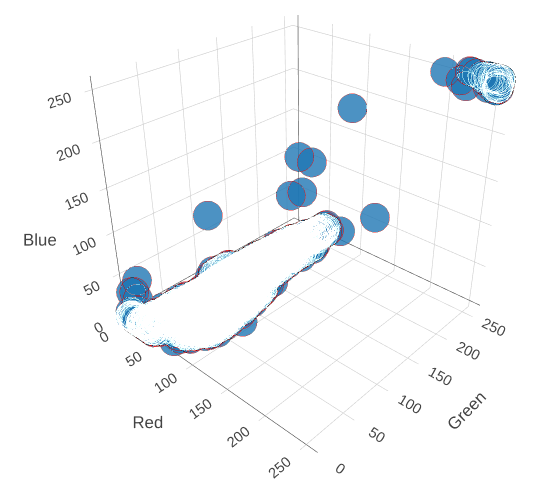
#> input picture 3d_map.png, 1100 x 996 px, given as the content of the folder /home/isaac/Documents/capstone_pics/Keyence, which was not available (shown at 1/2 size)
$ jupyter execute --allow-errors exploration_iw.ipynb   (older library calls are emulated)   (text cells are left out)
#> lines starting #> are read from the running program, lines starting #| are printed output that depends on the picture; after the words box and inside, x2 and y2 are one past the last pixel; in counts of white or black regions, pixels touching at a corner belong together; pictures that were not available may be replaced by others from this repository, and a replacement may not be noted
### functions.py
import os, re
import numpy as np
import pandas as pd
import cv2
from PIL import Image
from sklearn.cluster import KMeans
import matplotlib.pyplot as plt
import pylab


basepath = "Images"
# basepath = "/home/khalana/GitRepos/Capstone_local/Images"

# [29 lines left out: function get_data_from_filenames, not called in this run]


def load_images(file_list_or_directory,size=(1000,1000)):
    """
    file_list_or_directory:: (string, list, pd.core.series)::
                            you can give a list of full filepaths (using 'filepath' column from get data function dataframe)
                            OR a string to specify diectory
    returns: array of image arrays
    """
    images = []

    if type(file_list_or_directory) == str:
        for root, dirs, files in os.walk(file_list_or_directory, topdown=True):
            for name in files:
                mypath = os.path.join(root,name)
                img = Image.open(mypath)
                img = img.resize(size)
                arr = np.array(img).astype('uint8')
                images.append(arr)
    else:
        for file in file_list_or_directory:
            img = Image.open(file)
            img = img.resize(size)
            arr = np.array(img).astype('uint8')
            images.append(arr)
    return images


# This function transforms cartesian coordinates to polar. X is the image (has to be array)

def polar_coord(X):
    """
    X: image (array format) having cartesian polarity

    returns: the initial image transformed into polar coordinates
    """
    r = np.sqrt(((X.shape[0]/2.0)**2.0)+((X.shape[1]/2.0)**2.0)) #get radius
    X_polar = cv2.linearPolar(X,(X.shape[0]/2, X.shape[1]/2),r, cv2.WARP_FILL_OUTLIERS)
    X_polar = X_polar.astype(np.uint8)
    return(X_polar)


# This function transforms polar coordinates to cartesian. X is the image (has to be array)
# [5 lines left out: function cartesian_coord, not called in this run]


def threshold_image(img,threshold_val=50):
    """
    only keeps pixel values over "threshold_val". This helps tremendously in finding the wrinkles, and allows us to choose smaller n_cluster
    """
    timg = np.asarray(img)
    thresh = timg > threshold_val
    out = thresh * timg
    img = Image.fromarray(out)
    return img


## Newest version of get_classes function. This function takes as input an image, computes kmeans and outputs the labels and the image 'colored' by the classes.
def get_classes(img, resize=128, n_clusters=6, movie=False,threshold_val=100):

    """
    img: initial image

    returns: the labels of the pixels and the image colored by the classes
    """
    # convert into image if is array
    try:
        img = Image.fromarray(img, 'RGB')
    except:
        pass

    # keeps pixels above threshold
    img = threshold_image(img, threshold_val)

    # Resize
    if not movie:
        size=(resize, resize)
        img_resize       = img.resize(size, Image.ANTIALIAS)#resize
        img_array_resize = np.asarray(img_resize)
    else:
        reduce_factor    = 4
        size             = tuple(np.divide(img.shape[:2], reduce_factor).astype(int)) + (3,)
        img_array_resize = np.resize(img, size)


    # Reshape
    w,h,d = tuple(img_array_resize.shape)
    X     = np.reshape(img_array_resize, (w*h,d))

    # [17 lines of commented-out code are left out]
    y_axis = np.array([])
    for i in np.arange(resize):
        y_axis = np.append(y_axis, np.arange(resize))

    y_axis          = np.reshape(y_axis, (resize**2, 1))
    x_axis          = np.reshape(np.repeat(np.arange(resize), resize), (resize**2, 1))
    radial_distance = np.sqrt(np.abs(x_axis - (resize / 2))**2 + np.abs(y_axis - (resize / 2))**2)
    X               = np.append(X, radial_distance, axis=1)

    # Remove blue and green
#     X = X[:,[0, 3, 4, 5]]
#     X = X[:,3:]


    # Fit model
#     km    = KMeans(n_clusters=n_clusters, random_state=0).fit(X)
#     km = AgglomerativeClustering(n_clusters=n_clusters).fit(X)

    # Determine labels and classes
    img_array = np.asarray(img)
    w,h,d     = tuple(img_array.shape)
    labels    = [((X[:,0] > 100) * 1) & np.abs((1 - (X[:,1] / X[:,2])) < 0.75)
                & (X[:,1] < 80) & (X[:,2] < 80) & ((X[:,0]/ (X[:,1] + X[:,2])) > 1.0)] #km.labels_ #km.predict(np.reshape(img_array, (w*h, d)))el
    classes   = np.reshape(labels, size)
    classes   = np.multiply(classes, 255.0 / np.max(classes)) # Normalize

    return(labels,classes)


# This function is depracated and should not be used.
# [52 lines left out: function get_classes_old, not called in this run]


# This function takes an image as input and outputs the image 'colored' by the wrinkle class.
def get_wrinkle_class(img, resize=128,n_clusters=6, threshold_val=100):
	labels    = get_classes(img, resize=resize, n_clusters=n_clusters, movie=False, threshold_val=threshold_val)[0]
	img_array = np.asarray(img)
	img_array = img_array[:,:,:3]
	w,h,d     = tuple(img_array.shape)
	X         = np.reshape(img_array, (w*h,d))
	df        = pd.DataFrame(X, columns=['red', 'green', 'blue'])
	df_mean   = df.astype('int').groupby(labels).mean()

	# Find most red class
# 	df_mean['red_diff'] = (np.divide(df_mean['red'], df_mean['green']) +
# 	                       np.divide(df_mean['red'], df_mean['blue'])) / 2.0
	df_mean['red_diff'] = df_mean['red'] - df_mean['green'] - df_mean['blue']
	wrinkle_id     = np.argmax(df_mean['red_diff'])

# 	df_mean['most_red'] = (np.abs(df_mean['red'] - 90) +  np.abs(df_mean['red'] - 50) + np.abs(df_mean['blue'] - 50))
# 	wrinkle_id          = np.argmin(df_mean['most_red'])
	wrinkle_labels      = [1 if i == wrinkle_id else 0 for i in labels]

	# Plot
	wrinkle_classes     = np.reshape(wrinkle_labels, img_array.shape[:2])
	wrinkle_classes     = np.multiply(wrinkle_classes, 255.0/np.max(wrinkle_classes))

	return(wrinkle_labels,wrinkle_classes)


# [32 lines left out: functions detect_lines, plot_wrinkle_class, not called in this run]


def perc_wrinkled(img):
    wrinkle_labels,wrinkle_classes=get_wrinkle_class(img)
    return round(100*sum(np.array(wrinkle_labels)==1)/len(wrinkle_labels),2)


# [27 lines left out: function detect_lines_cy, not called in this run]

### exploration_iw.ipynb
[cell 1]
# Additional python packages
import os, urllib, io, math, warnings
import numpy as np
import pandas as pd
import matplotlib.pyplot as plt
import matplotlib.image as mpimg
from PIL import Image
from plotly.offline import download_plotlyjs, init_notebook_mode, plot, iplot
import plotly.graph_objs as go
from sklearn.cluster import KMeans, AgglomerativeClustering, DBSCAN, SpectralClustering
import scipy.misc

from functions import * # Our functions

init_notebook_mode(connected=True)

[cell 2]
images = []
names  = []
for root, dirs, files in os.walk('../final_dataset'):
    for name in files:
        mypath = os.path.join(root,name)
        img    = Image.open(mypath, mode='r')
        img    = img.resize((128,128))
        arr    = np.array(img).astype('uint8')
        images.append(arr)
        img.close()
        names.append(name.split('.')[0])

gene=[name.split('_')[0] for name in names]
days=[int(name.split('_')[1]) for name in names]
biofilm_number=[name.split('_')[2] for name in names]
dic={'label':names,'gene':gene,'days':days,'biofilm_number':biofilm_number}

df_all=pd.DataFrame.from_dict(dic)

[cell 3]
 # Sort values by unique biofilm
df_all = df_all.sort_values(by=['biofilm_number', 'gene', 'days'])
images = [images[i] for i in df_all.index.values.tolist()]
df_all = df_all.reset_index()

[cell 4]
fig = plt.figure(figsize=(15,15))
n   = 4

for i,s in enumerate(images):
    try:
        fig.add_subplot(n,n,i+1)
        plt.imshow(s)
        title = 'gene: %s | #: %s | day %d' %(df_all['gene'][i], df_all['biofilm_number'][i], df_all['days'][i])
        plt.title(title)
    except:
        pass

plt.show()

[cell 5]
def bf_size(image):
    a      = image.max(axis=2)
    tmp    = a > 30
    tmp_im = a * tmp
    return int(np.count_nonzero(tmp_im))
# [4 lines of commented-out code are left out]
def perc_wrinkled(img, biofilm_size):
    img[np.isnan(img)] = 0
    return round(np.sum(img)/biofilm_size, 4)

[cell 6]
processed_images     = [get_classes(img,threshold_val=0, resize=128, n_clusters=2)[1] for img in images]
bfsizes              = [bf_size(img) for img in images]
df_all['bf_size']    = bfsizes
perc_wrink           = [perc_wrinkled(img, bfsizes[i]) for i, img in enumerate(processed_images)]
df_all['perc_wrink'] = perc_wrink

[cell 7]
warnings.filterwarnings('ignore')

fig = plt.figure(figsize=(15,15))

n = 5

for i,s in enumerate(processed_images):
    try:
        fig.add_subplot(n,n,i+1)
        plt.imshow(s, cmap='binary')
        title =  'gene: %s | day %d' %(df_all['gene'][i],df_all['days'][i])# '%s | %d | %f ' %(df_all['gene'][i],df_all['bf_size'][i],df_all['perc_wrink'][i])
        plt.title(title)
    except:
        pass
plt.show()

[cell 8]
df    = df_all.groupby(['gene', 'days'], as_index=False).mean()
genes = df[df['days'] == 5].sort_values(by=['perc_wrink'])['gene']
data  = []
for gene in genes:
    trace = go.Scatter(
        x=df['days'][df['gene'] == gene].astype(int),
        y=df['perc_wrink'][df['gene'] == gene],
        mode='lines+markers',
        name=gene
    )
    data.append(trace)
#     break

# Edit the layout
layout = dict(xaxis = dict(title = 'Days'),
              yaxis = dict(title = 'Percent wrinkle (%)'),
              font  = dict(size = 20)
              )


fig = go.Figure(data=data, layout=layout)

iplot(fig)

[cell 9]
data  = []
day   = 5
df    = df_all.groupby(['gene', 'days'], as_index=False).mean()
genes = df[df['days'] == 5].sort_values(by=['perc_wrink'])['gene']
for gene in genes:
    trace = go.Box(
        y=df_all['perc_wrink'][(df_all['gene'] == gene) & (df_all['days'] == day)],
        boxpoints = 'all',
        name=gene
    )
    data.append(trace)

# Edit the layout
layout = dict(title = 'Percent Wrinkle by Gene on Day Five',
              yaxis = dict(title = 'Percent wrinkle (%)'),
              )


fig = go.Figure(data=data, layout=layout)

iplot(fig)

[cell 10]
images = load_images('/home/isaac/Documents/capstone_pics/Keyence', size=(128,128))
#> in load_images, img is the input picture: PIL image 1100x996 RGB; mean R, G, B 246.7, 248.6, 250.2
#> in load_images, `img = img.resize(size)`:
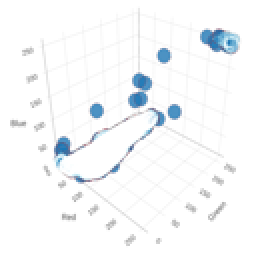
#> img: PIL image 128x128 RGB (shown 2 times larger); mean R, G, B 246.5, 248.4, 250
#> images = 1 item
images = np.array(images)

[cell 11]
f, axarr = plt.subplots(4,5,figsize=(15,15))
k=0
#> (the rest of this cell did not finish here and is left out)

[cell 12]
def get_wrinkle_class_old(img, resize=128,n_clusters=6, threshold_val=100):
    labels    = get_classes(img, resize=resize, n_clusters=n_clusters, movie=False, threshold_val=threshold_val)[0]
    img_array = np.asarray(img)
    img_array = img_array[:,:,:3]
    w,h,d     = tuple(img_array.shape)
    X         = np.reshape(img_array, (w*h,d))
    df        = pd.DataFrame(X, columns=['red', 'green', 'blue'])
    df_mean   = df.astype('int').groupby(labels).mean()

    # Find most red class
    df_mean['red_diff'] = df_mean['red'] - df_mean['green'] - df_mean['blue']
    wrinkle_id     = np.argmax(df_mean['red_diff'])
    wrinkle_labels      = [1 if i == wrinkle_id else 0 for i in labels]

    # Plot
    wrinkle_classes     = np.reshape(wrinkle_labels, img_array.shape[:2])
    wrinkle_classes     = np.multiply(wrinkle_classes, 255.0/np.max(wrinkle_classes))

    return(wrinkle_labels,wrinkle_classes)

#> (a cell that did not finish here is left out)

#> in threshold_image, `thresh = timg > threshold_val`:
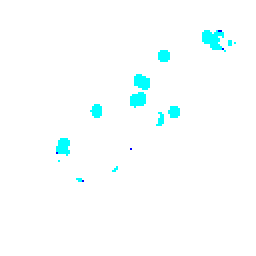
#> thresh: shape (128, 128, 3) bool (shown 2 times larger); mean R, G, B 0.978, 1, 1
#> in get_classes, `classes   = np.reshape(labels, size)`: classes: shape (128, 128) int64; every value is 0
#> in get_classes, `classes   = np.multiply(classes, 255.0 / np.max(classes))`: classes: shape (128, 128) float64; every value is NaN or infinite
#> in get_wrinkle_class_old, `df        = pd.DataFrame(X, columns=['red', 'green', 'blue'])`: df = table of 16384 rows and 3 columns
#> in get_wrinkle_class_old, `df_mean   = df.astype('int').groupby(labels).mean()`: df_mean = table of 1 rows and 3 columns
#> in get_wrinkle_class_old, `wrinkle_id     = np.argmax(df_mean['red_diff'])`: wrinkle_id = 0

f, axarr = plt.subplots(4,5 ,figsize=(15,15))
k=0
for i in range(4):
    for j in range(5):
        axarr[i,j].imshow(img_classes[k])
        k += 1

plt.savefig('wrinkle_class_multiple_old.png')

[cell 14]
def get_classes(img, resize=128, n_clusters=6, movie=False,threshold_val=100):

    """
    img: initial image

    returns: the labels of the pixels and the image colored by the classes
    """
    # convert into image if is array
    try:
        img = Image.fromarray(img, 'RGB')
    except:
        pass

    # keeps pixels above threshold
    img = threshold_image(img, threshold_val)

    # Resize
    if not movie:
        size=(resize, resize)
        img_resize       = img.resize(size, Image.ANTIALIAS)#resize
        img_array_resize = np.asarray(img_resize)
    else:
        reduce_factor    = 4
        size             = tuple(np.divide(img.shape[:2], reduce_factor).astype(int)) + (3,)
        img_array_resize = np.resize(img, size)


    # Reshape
    w,h,d = tuple(img_array_resize.shape)
    X     = np.reshape(img_array_resize, (w*h,d))

    # [17 lines of commented-out code are left out]
    y_axis = np.array([])
    for i in np.arange(resize):
        y_axis = np.append(y_axis, np.arange(resize))

    y_axis          = np.reshape(y_axis, (resize**2, 1))
    x_axis          = np.reshape(np.repeat(np.arange(resize), resize), (resize**2, 1))
    radial_distance = np.sqrt(np.abs(x_axis - (resize / 2))**2 + np.abs(y_axis - (resize / 2))**2)
    X               = np.append(X, radial_distance, axis=1)

    # Remove blue and green
#     X = X[:,[0, 3, 4, 5]]
#     X = X[:,3:]


    # Fit model
#     km    = KMeans(n_clusters=n_clusters, random_state=0).fit(X)
#     km = AgglomerativeClustering(n_clusters=n_clusters).fit(X)

    # Determine labels and classes
    img_array = np.asarray(img)
    w,h,d     = tuple(img_array.shape)
    labels    = [((X[:,0] > 100) * 1) & np.abs((1 - (X[:,1] / X[:,2])) < 0.75)
                & (X[:,1] < 80) & (X[:,2] < 80) & ((X[:,0]/ (X[:,1] + X[:,2])) > 1.0)] #km.labels_ #km.predict(np.reshape(img_array, (w*h, d)))el
    classes   = np.reshape(labels, size)
    classes   = np.multiply(classes, 255.0 / np.max(classes)) # Normalize

    return(labels,classes)

[cell 15]
img_classes=[get_classes(img,threshold_val=0, resize=128, n_clusters=2)[1] for img in images]
#> in threshold_image (call 2), `thresh = timg > threshold_val`: thresh: shape (128, 128, 3) bool; every value is 1
#> img_classes = 1 item

f, axarr = plt.subplots(4, 5,figsize=(15,15))
k=0
#> (the rest of this cell did not finish here and is left out)

#> (a cell that did not finish here is left out)

#> call 2 of get_classes, with resize = 300, n_clusters = 2, movie = False, threshold_val = 100
#> in get_classes (call 2), `img_resize       = img.resize(size, Image.ANTIALIAS)#resize`:
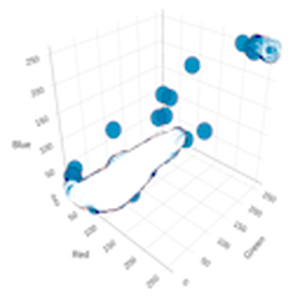
#> img_resize: PIL image 300x300 RGB; mean R, G, B 244.9, 248.2, 249.8
#> in get_classes (call 2), `classes   = np.reshape(labels, size)`: classes: shape (300, 300) int64; every value is 0
#> in get_classes (call 2), `classes   = np.multiply(classes, 255.0 / np.max(classes))`: classes: shape (300, 300) float64; every value is NaN or infinite
#> in get_wrinkle_class, `df        = pd.DataFrame(X, columns=['red', 'green', 'blue'])`: df = table of 16384 rows and 3 columns
f, axarr = plt.subplots(5,4,figsize=(15,15))
k=0
for i in range(5):
    for j in range(4):
        axarr[i,j].imshow(img_wrinkle_class[k])
        k+=1

[cell 17]
### Plot in polar coordinates

[cell 18]
polar_images = [polar_coord(np.asarray(img)) for img in img_classes]
#> in polar_coord, `X_polar = cv2.linearPolar(X,(X.shape[0]/2, X.shape[1]/2),r, cv2.WARP_F..`: X_polar: shape (128, 128) float64; 79.77% of the values are NaN or infinite; the others: min 0, max 0, mean 0
#> in polar_coord, `X_polar = X_polar.astype(np.uint8)`: X_polar: shape (128, 128); every value is 0
#> polar_images = 1 item
f, axarr = plt.subplots(5,4,figsize=(15,15))
k=0
#> (the rest of this cell did not finish here and is left out)

[cell 19]
what = []
for img in polar_images:
    label  = np.reshape(img, (128*128, 1))
    x_axis = np.reshape(np.repeat(np.arange(128), 128), (128*128, 1))
    y_axis = np.array([])
    for i in np.arange(128):
        y_axis = np.append(y_axis, np.arange(128))

    y_axis = np.reshape(y_axis, (128 * 128, 1))
    X      = np.hstack((label, y_axis))
    km     = KMeans(n_clusters=4, random_state=0).fit(X)
    new_img = np.reshape(km.labels_, (128, 128))
    what += [new_img]
#> this loop made 1 pass
#> pass 1, `new_img = np.reshape(km.labels_, (128, 128))`:
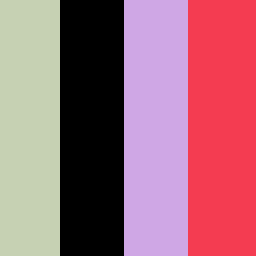
#> new_img: shape (128, 128) int32 (shown 2 times larger); 4 distinct labels, from 0 to 3; one colour per label, 0 black
#> after the loop, what = 1 item

[cell 20]
f, axarr = plt.subplots(5,4,figsize=(15,15))
k=0
#> (the rest of this cell did not finish here and is left out)

[cell 21]
y_axis.shape
#> Out = (16384, 1)

[cell 22]
128*128*2

[cell 23]
img = np.array(img)
#> (the rest of this cell did not finish here and is left out)

#> (a cell that did not finish here is left out)

#> (a cell that did not finish here is left out)

#> (a cell that did not finish here is left out)

[cell 27]
img.shape
#> Out = (128, 128)

[cell 28]
# This function takes as input an image, computes kmeans and outputs the labels and the image 'colored' by the classes.
def get_classes(img, resize=128, n_clusters=3, movie=False,threshold_val=50):

    """
    img: initial image

    returns: the labels of the pixels and the image colored by the classes
    """
    # convert into image if is array
    try:
        img = Image.fromarray(img, 'RGB')
    except:
        pass

    # keeps pixels above threshold
    img = threshold_image(img,threshold_val)

    # Resize
    if not movie:
        size=(resize, resize)
        img_resize       = img.resize(size, Image.ANTIALIAS)#resize
        img_array_resize = np.asarray(img_resize)
    else:
        reduce_factor    = 4
        size             = tuple(np.divide(img.shape[:2], reduce_factor).astype(int)) + (3,)
        img_array_resize = np.resize(img, size)


    # Reshape
    w,h,d = tuple(img_array_resize.shape)
    X     = np.reshape(img_array_resize, (w*h,d))

    # Add position variables
    y_axis = np.array([])
    for i in np.arange(128):
        y_axis = np.append(y_axis, np.arange(128))

    y_axis = np.reshape(y_axis, (128 * 128, 1))
    x_axis = np.reshape(np.repeat(np.arange(128), 128), (128*128, 1))
    X      = np.append(X, x_axis, axis=1)
    X      = np.append(X, y_axis, axis=1)

    return X

[cell 29]
X = get_classes(images[0],threshold_val=100,n_clusters=3)

[cell 30]
km = KMeans(n_clusters=7, random_state=0)
km.fit(X)
print(km.cluster_centers_.shape)
print(km.labels_.shape)
#| (16384,)

[cell 31]
def plot_classes(labels, shape):
    classes = np.reshape(labels, shape)
    classes = np.multiply(classes, 255.0/np.max(classes)) #Nomalize
    # classes = np.reshape(np.array([classes, classes, classes]), (1695, 1776, 3))
    plt.figure(num=None, figsize=(20, 20), dpi=80, facecolor='w', edgecolor='k')
    imgplot = plt.imshow(classes)
    plt.show()

[cell 32]
plot_classes(km.labels_, shape=images[0].shape[:2])
#> in plot_classes, `classes = np.reshape(labels, shape)`:
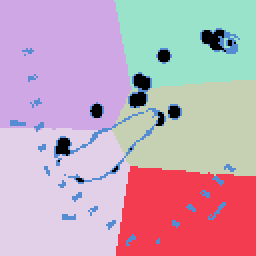
#> classes: shape (128, 128) int32 (shown 2 times larger); 7 distinct labels, from 0 to 6; one colour per label, 0 black
#> in plot_classes, `classes = np.multiply(classes, 255.0/np.max(classes))`:
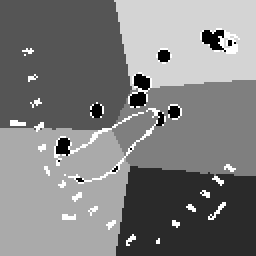
#> classes: shape (128, 128) float64 (shown 2 times larger); min 0, max 255, mean 127.8

[cell 33]
db = DBSCAN(eps=2, min_samples=30) #eps=10, min_samples=30
db.fit(X)
print(np.unique(db.labels_))
#| [-1]
plot_classes(db.labels_, shape=img.shape[:2])
#> in plot_classes (call 2), `classes = np.reshape(labels, shape)`: classes: shape (128, 128) int64; every value is -1
#> in plot_classes (call 2), `classes = np.multiply(classes, 255.0/np.max(classes))`: classes: shape (128, 128) float64; every value is 255

$ run again, on winkle_over_time.png
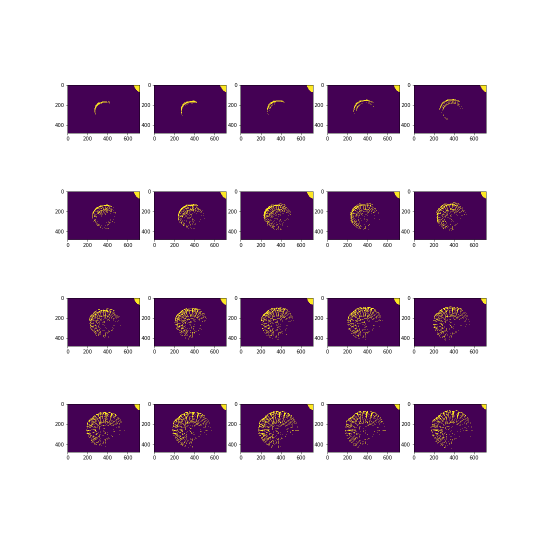
#> input picture winkle_over_time.png, 1080 x 1080 px, given as the content of the folder /home/isaac/Documents/capstone_pics/Keyence, which was not available (shown at 1/2 size)
#> in load_images, img is the input picture: PIL image 1080x1080 RGBA; mean R, G, B, A 210, 194.8, 211.5, 255
#> images = 1 item
#> in get_wrinkle_class_old, `df        = pd.DataFrame(X, columns=['red', 'green', 'blue'])`: df = table of 16384 rows and 3 columns
#> df_mean = table of 1 rows and 3 columns
#> wrinkle_id = 0
#> in get_classes, `classes   = np.reshape(labels, size)`:
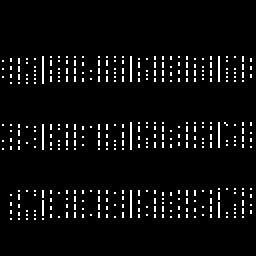
#> classes: shape (128, 128) int64 (shown 2 times larger); values 0 (black) and 1 (white), 4.3% white in thin lines or dots, all inside (x1, y1, x2, y2) = (1, 28, 126, 110)
#> img_classes = 1 item
#> in get_wrinkle_class, `df        = pd.DataFrame(X, columns=['red', 'green', 'blue'])`: df = table of 16384 rows and 3 columns
#> polar_images = 1 item
#> the loop `for img in polar_images:` made 1 pass
#| (16384,)
#> in plot_classes, `classes = np.reshape(labels, shape)`:
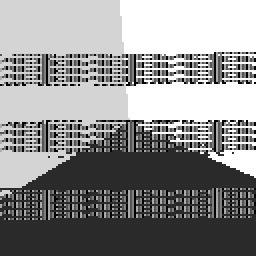
#> classes: shape (128, 128) int32 (shown 2 times larger); min 0, max 6, mean 3.34; drawn with min black and max white
#| [-1]
